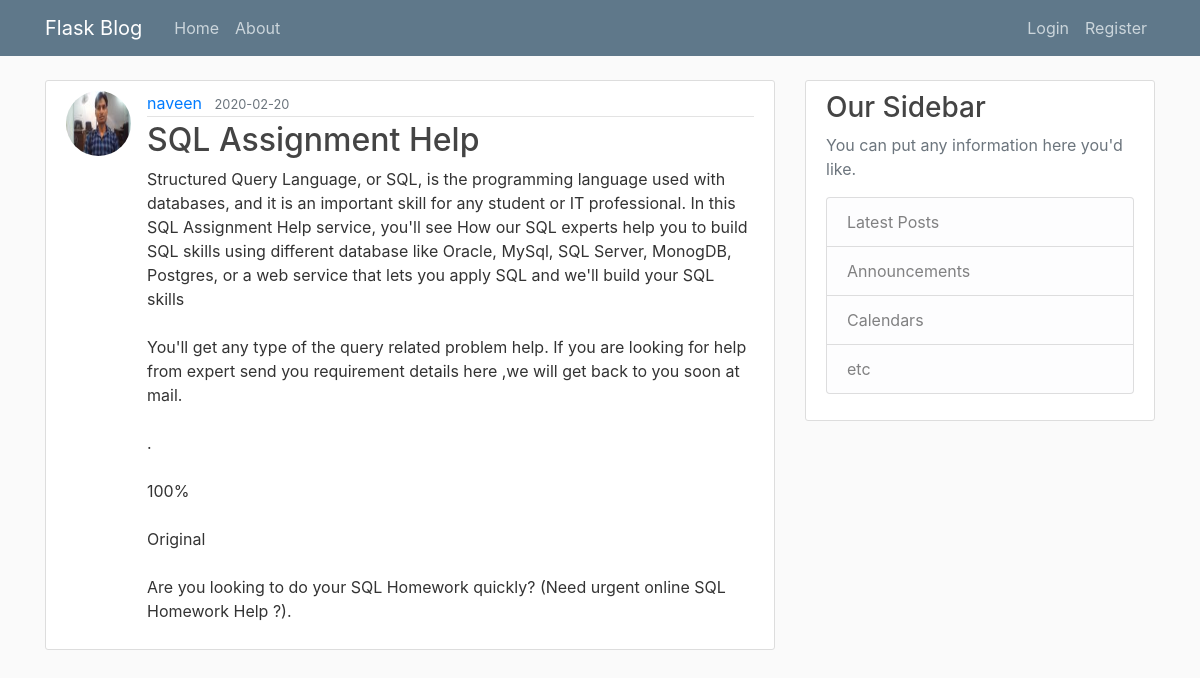
Screenshot of /post/8 with the database file from the repository.
### myblog/models.py (models this page shows, shortened)
class User(db.Model, UserMixin):
    id = db.Column(db.Integer, primary_key=True)
    username =  db.Column(db.String(20), unique = True, nullable = False)
    email =  db.Column(db.String(120), unique = True, nullable = False)
    image_file = db.Column(db.String(120), nullable = False, default = 'default.jpg')
    password = db.Column(db.String(120), nullable = False)
    posts = db.relationship('Post', backref='author', lazy=True) #backref use to add another column like new author who create the post

class Post(db.Model):
    id = db.Column(db.Integer, primary_key=True)
    title =  db.Column(db.String(100), nullable = False)
    date_posted = db.Column(db.DateTime, nullable=False, default=datetime.utcnow)
    content = db.Column(db.Text, nullable = False)
    user_id = db.Column(db.Integer, db.ForeignKey('user.id'), nullable=False)

### myblog/routes.py (the view)
@app.route("/post/<int:post_id>")
def post(post_id):
    post = Post.query.get_or_404(post_id)
    return render_template('post.html', title = post.title, post=post)

### myblog/templates/post.html (shortened to what this page needs)
{% extends "layout.html"%}
{% block content%}
		<article class="media content-section">
		<img class="rounded-circle article-img" src="{{url_for('static', filename='images/' + post.author.image_file)}}">
		<div class="media-body">
			<div class="article-metadata">
			  <a class="mr-2" href="{{url_for('user_posts', username=post.author.username)}}">{{ post.author.username }}</a>
			  <small class="text-muted">{{ post.date_posted.strftime("%Y-%m-%d") }}</small>
			</div>
			<h2 class="article-title">{{ post.title }}</h2>
			<p class="article-content">{{ post.content }}</p>
		  </div>
		</article>
{% endblock content%}

### myblog/static/main.css (style rules this page uses)
body { background: #fafafa; color: #333333; margin-top: 5rem; }
h1, h2, h3, h4, h5, h6 { color: #444444; }
.content-section { background: #ffffff; padding: 10px 20px; border: 1px solid #dddddd; border-radius: 3px; margin-bottom: 20px; }
.article-title { color: #444444; }
.article-content { white-space: pre-line; }
.article-img { height: 65px; width: 65px; margin-right: 16px; }
.article-metadata { padding-bottom: 1px; margin-bottom: 4px; border-bottom: 1px solid #e3e3e3 }

### rows the page displays
User: image_file (picture), author.username "naveen"
Post: date_posted "2020-02-20", title "SQL Assignment Help", content "Structured Query Language, or SQL, is the programming language used with databases, and it is an important skill for any student or IT professional. In this SQL Assignment Help service, you'll see How our SQL experts help you to build SQL skills using different database like Oracle, MySql, SQL Server, MonogDB, Postgres, or a web service that lets you apply SQL and we'll build your SQL skills You'll get any type of the query related problem help. If you are looking for help from expert send you requirement details here ,we will get back to you soon at mail. . 100% Original Are you looking to do your SQL Homework quickly? (Need urgent online SQL Homework Help ?)."
